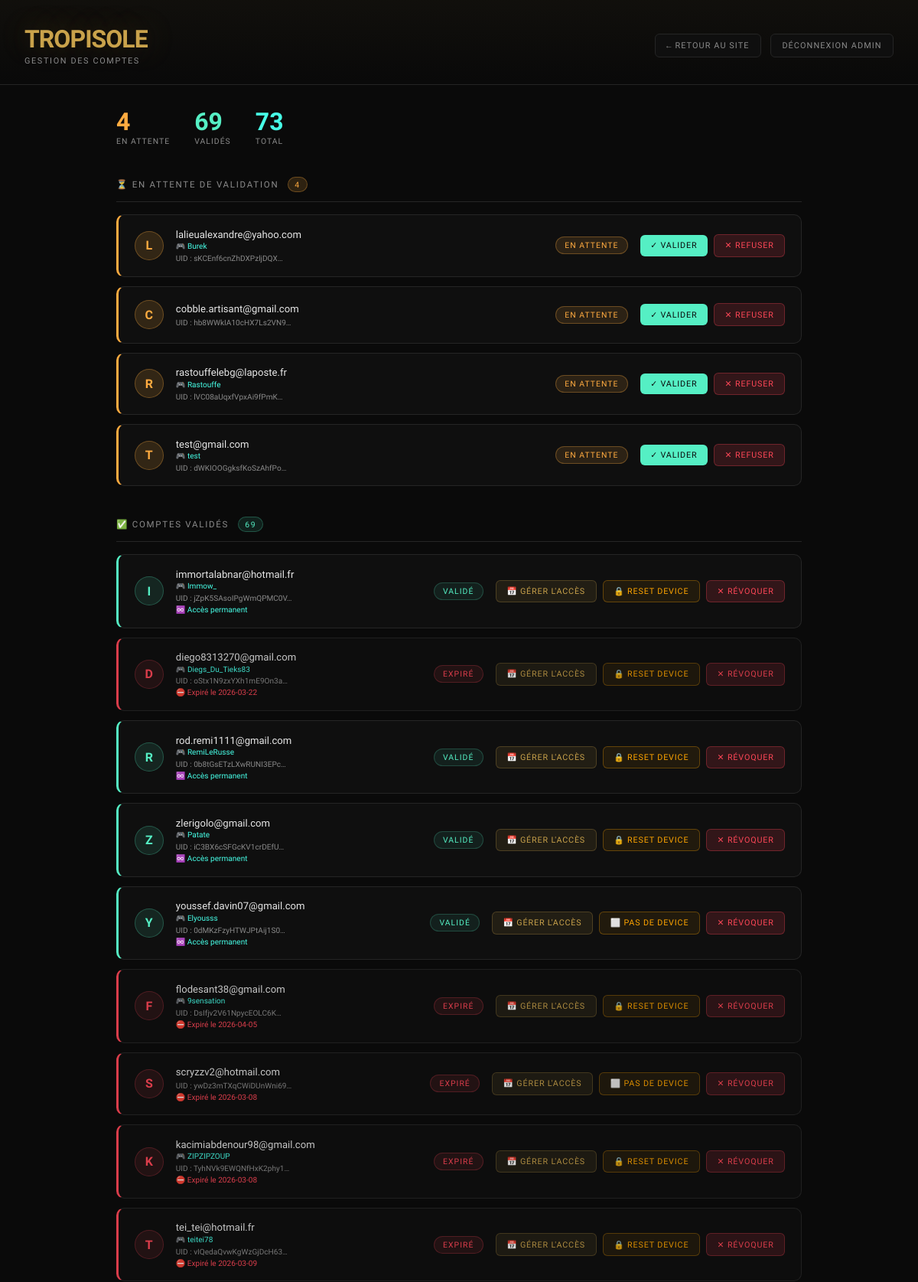
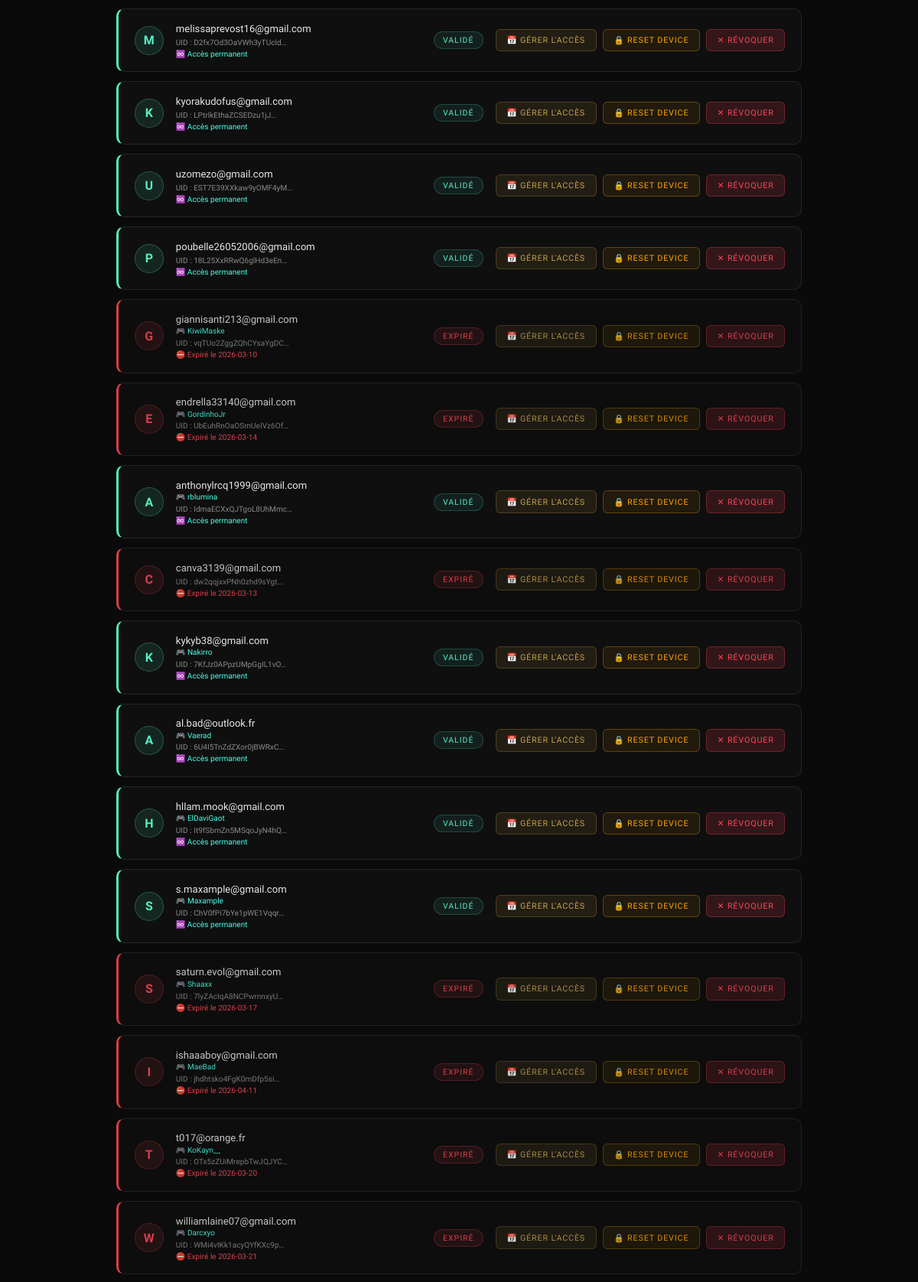
Page /admin (signed in, upper part) on the committed database (2 pictures, top to bottom).
### tables this page shows
CREATE TABLE users (firebase_uid TEXT PRIMARY KEY, device_id TEXT NOT NULL, validated INTEGER NOT NULL DEFAULT 0, email TEXT, created_at TEXT, username TEXT, expires_at TEXT);

### app.py (the view)
@app.route('/admin', methods=['GET', 'POST'])
def admin():
    error = None
    if request.method == 'POST' and 'password' in request.form:
        if request.form['password'] == ADMIN_PASSWORD:
            session['is_admin'] = True
        else:
            error = "Mot de passe incorrect."
    if not session.get('is_admin'):
        return render_template('admin_login.html', error=error)
    conn = sqlite3.connect(DB_PATH)
    conn.row_factory = sqlite3.Row
    pending    = [dict(r) for r in conn.execute("SELECT * FROM users WHERE validated = 0 ORDER BY created_at DESC").fetchall()]
    validated  = [dict(r) for r in conn.execute("SELECT * FROM users WHERE validated = 1 ORDER BY created_at DESC").fetchall()]
    patchnotes = [dict(r) for r in conn.execute("SELECT * FROM patch_notes ORDER BY created_at DESC").fetchall()]  # ← ajouter
    bug_reports = [dict(r) for r in conn.execute("SELECT * FROM bug_reports ORDER BY created_at DESC").fetchall()]
    conn.close()
    for u in pending + validated:
        if not u.get('email'):
            try:
                fb_user = auth.get_user(u['firebase_uid'])
                u['email'] = fb_user.email
                conn = sqlite3.connect(DB_PATH)
                conn.execute("UPDATE users SET email = ? WHERE firebase_uid = ?", (fb_user.email, u['firebase_uid']))
                conn.commit()
                conn.close()
            except Exception:
                u['email'] = None
    now = datetime.now(timezone.utc)
    now_date  = now.strftime("%Y-%m-%d")
    warn_date = (now + timedelta(days=2)).strftime("%Y-%m-%d")
    return render_template('admin.html', pending=pending, validated=validated,
                           now_date=now_date, warn_date=warn_date, patchnotes=patchnotes,
                           bug_reports=bug_reports)

### app.py (called while the page is built, shortened)
@app.before_request
def security_check():
    public = ['/login', '/firebase-auth', '/logout', '/admin', '/admin/validate', '/admin/refuse',
          '/admin/reset-device', '/admin/logout', '/admin/set-expiry',
          '/admin/patchnote/add', '/admin/patchnote/delete', '/patchnotes',
          '/bugreport', '/bugreport/submit']
    if request.path.startswith('/static') or request.path.startswith('/set-lang') or request.path in public:
        return

def current_lang():
    return session.get("lang", "en")

@app.context_processor
def inject_i18n():
    lang = current_lang()
    buckets = BUCKET_EN if lang == "en" else BUCKET_FR
    return dict(
        lang=lang,
        languages=LANGUAGES,
        pkmn=lambda numero: pokemon_name(numero, lang),
        tagname=lambda fr_tag: tr_tag(fr_tag, lang),
        t=lambda key: UI_STRINGS.get(key, {}).get(lang, key),
        bucket_fr=buckets,
        bucket_js={k: v for k, v in buckets.items() if k is not None},
        time_fr=(TIME_EN if lang == "en" else TIME_FR),
        weather_fr=(WEATHER_EN if lang == "en" else WEATHER_FR),
    )

### templates/admin.html (shortened to what this page needs)
<!DOCTYPE html>
<html lang="fr">
<head>
  <link rel="stylesheet" href="{{ url_for('static', filename='css/admin.css') }}">
</head>
<body>
<header>
  <div>
    <div class="logo-title">TROPISOLE</div>
    <div class="logo-sub">Gestion des comptes</div>
  </div>
  <div class="header-actions">
    <a href="/" class="btn-sm">← Retour au site</a>
    <a href="/admin/logout" class="btn-sm">Déconnexion admin</a>
  </div>
</header>
<main>
  <div class="stats-bar">
    <div class="stat">
      <div class="num pending-color">{{ pending|length }}</div>
      <div class="lbl">En attente</div>
    </div>
    <div class="stat">
      <div class="num valid-color">{{ validated|length }}</div>
      <div class="lbl">Validés</div>
    </div>
    <div class="stat">
      <div class="num total-color">{{ pending|length + validated|length }}</div>
      <div class="lbl">Total</div>
    </div>
  </div>
  <div>
    <div class="section-title">
      ⏳ En attente de validation
      <span class="badge">{{ pending|length }}</span>
    </div>
    {% if pending %}
    <div class="user-list" style="margin-top:1rem;">
      {% for u in pending %}
      <div class="user-card pending">
        <div class="user-avatar pending">{{ (u.email or '?')[0].upper() }}</div>
        <div class="user-info">
          <div class="user-email">{{ u.email or '(email inconnu)' }}</div>
          {% if u.username %}
          <div class="user-meta" style="color:var(--accent2);margin-top:.15rem;">🎮 {{ u.username }}</div>
          {% endif %}
          <div class="user-meta">
            UID : {{ u.firebase_uid[:20] }}…
          </div>
        </div>
        <span class="user-status pending">En attente</span>
        <div class="user-actions">
          <form method="POST" action="/admin/validate" style="display:inline;">
            <button type="submit" class="btn-validate">✓ Valider</button>
          </form>
          <button class="btn-refuse" onclick="confirmRefuse('{{ u.firebase_uid }}', '{{ u.email or u.firebase_uid }}')">✕ Refuser</button>
        </div>
      </div>
      {% endfor %}
    </div>
    {% else %}
    <div class="empty">
      <span class="icon">✅</span>
      Aucun compte en attente de validation.
    </div>
    {% endif %}
  </div>
  <div>
    <div class="section-title">
      ✅ Comptes validés
      <span class="badge valid">{{ validated|length }}</span>
    </div>
    {% if validated %}
    <div class="user-list" style="margin-top:1rem;">
      {% for u in validated %}
      {% set is_expired = u.expires_at and u.expires_at[:10] < now_date %}
      <div class="user-card {{ 'expired-card' if is_expired else 'validated' }}">
        <div class="user-avatar {{ 'expired' if is_expired else 'validated' }}">{{ (u.email or '?')[0].upper() }}</div>
        <div class="user-info">
          <div class="user-email">{{ u.email or '(email inconnu)' }}</div>
          {% if u.username %}
          <div class="user-meta" style="color:var(--accent2);margin-top:.15rem;">🎮 {{ u.username }}</div>
          {% endif %}
          <div class="user-meta">
            UID : {{ u.firebase_uid[:20] }}…
          </div>
          {% if u.expires_at %}
            {% if is_expired %}
            <div class="expiry expired">⛔ Expiré le {{ u.expires_at[:10] }}</div>
            {% elif u.expires_at[:10] <= warn_date %}
            <div class="expiry warning">⚠️ Expire le {{ u.expires_at[:10] }}</div>
            {% else %}
            <div class="expiry ok">✅ Expire le {{ u.expires_at[:10] }}</div>
            {% endif %}
          {% else %}
          <div class="expiry permanent">♾️ Accès permanent</div>
          {% endif %}
        </div>
        <span class="user-status {{ 'expired' if is_expired else 'validated' }}">{{ 'Expiré' if is_expired else 'Validé' }}</span>
        <div class="user-actions">
          <button class="btn-date"
            onclick="openDateModal('{{ u.firebase_uid }}', '{{ u.username or u.email or u.firebase_uid }}', '{{ u.expires_at[:10] if u.expires_at else '' }}')">
            📅 Gérer l'accès
          </button>
          <form method="POST" action="/admin/reset-device" style="display:inline">
            <button type="submit" class="btn-device"
              onclick="return confirm('Réinitialiser le device ID de {{ u.email or u.firebase_uid }} ?')"
              title="{{ '🔒 Device enregistré' if u.device_id else '⬜ Pas de device' }}"
            >{{ '🔒 Reset device' if u.device_id else '⬜ Pas de device' }}</button>
          </form>
          <button class="btn-refuse" onclick="confirmRefuse('{{ u.firebase_uid }}', '{{ u.email or u.firebase_uid }}')">✕ Révoquer</button>
        </div>
      </div>
      {% endfor %}
    </div>
    {% else %}
    <div class="empty">
      <span class="icon">👤</span>
      Aucun compte validé pour l'instant.
    </div>
    {% endif %}
  </div>
</main>
</body>
</html>

### rows in the picture
users: email "L", email "lalieualexandre@yahoo.com", username "Burek", firebase_uid "sKCEnf6cnZhDXPzljDQX"
users: email "C", email "cobble.artisant@gmail.com", firebase_uid "hb8WWkIA10cHX7Ls2VN9"
users: email "R", email "rastouffelebg@laposte.fr", username "Rastouffe", firebase_uid "lVC08aUqxfVpxAi9fPmK"
users: email "T", email "test@gmail.com", username "test", firebase_uid "dWKIOOGgksfKoSzAhfPo"
users: email "I", email "immortalabnar@hotmail.fr", username "Immow_", firebase_uid "jZpK5SAsoIPgWmQPMC0V", expires_at "♾️ Accès permanent", value "VALIDÉ", device_id "🔒 RESET DEVICE"
users: email "D", email "diego8313270@gmail.com", username "Diegs_Du_Tieks83", firebase_uid "oStx1N9zxYXh1mE9On3a", expires_at "2026-03-22", value "EXPIRÉ", device_id "🔒 RESET DEVICE"
users: email "R", email "rod.remi1111@gmail.com", username "RemiLeRusse", firebase_uid "0b8tGsETzLXwRUNI3EPc", shows "♾️ Accès permanent", value "VALIDÉ", device_id "🔒 RESET DEVICE"
users: email "Z", email "zlerigolo@gmail.com", username "Patate", firebase_uid "iC3BX6cSFGcKV1crDEfU", expires_at "♾️ Accès permanent", value "VALIDÉ", device_id "🔒 RESET DEVICE"
users: email "Y", email "youssef.davin07@gmail.com", username "Elyousss", firebase_uid "0dMKzFzyHTWJPtAij1S0", expires_at "♾️ Accès permanent", value "VALIDÉ", device "⬜ PAS DE DEVICE"
users: email "F", email "flodesant38@gmail.com", username "9sensation", firebase_uid "DsIfjv2V61NpycEOLC6K", expires_at "2026-04-05", value "EXPIRÉ", device_id "🔒 RESET DEVICE"
users: email "S", email "scryzzv2@hotmail.com", firebase_uid "ywDz3mTXqCWiDUnWni69", expires_at "2026-03-08", value "EXPIRÉ", device "⬜ PAS DE DEVICE"
users: email "K", email "kacimiabdenour98@gmail.com", username "ZIPZIPZOUP", firebase_uid "TyhNVk9EWQNfHxK2phy1", expires_at "2026-03-08", value "EXPIRÉ", device_id "🔒 RESET DEVICE"
users: email "T", email "tei_tei@hotmail.fr", username "teitei78", firebase_uid "vIQedaQvwKgWzGjDcH63", expires_at "2026-03-09", value "EXPIRÉ", device_id "🔒 RESET DEVICE"
users: email "M", email "melissaprevost16@gmail.com", firebase_uid "D2fx7Od3OaVWh3yTUcld", shows "♾️ Accès permanent", value "VALIDÉ", device_id "🔒 RESET DEVICE"
users: email "K", email "kyorakudofus@gmail.com", firebase_uid "LPtrlkEthaZCSEDzu1jJ", shows "♾️ Accès permanent", value "VALIDÉ", device_id "🔒 RESET DEVICE"
users: email "U", email "uzomezo@gmail.com", firebase_uid "EST7E39XXkaw9yOMF4yM", shows "♾️ Accès permanent", value "VALIDÉ", device_id "🔒 RESET DEVICE"
users: email "P", email "poubelle26052006@gmail.com", firebase_uid "18L25XxRRwQ6glHd3eEn", shows "♾️ Accès permanent", value "VALIDÉ", device_id "🔒 RESET DEVICE"
users: email "G", email "giannisanti213@gmail.com", username "KiwiMaske", firebase_uid "vqTUo2ZggZQhCYsaYgDC", expires_at "2026-03-10", value "EXPIRÉ", device_id "🔒 RESET DEVICE"
users: email "E", email "endrella33140@gmail.com", username "GordinhoJr", firebase_uid "UbEuhRnOaOSmUeIVz6Of", expires_at "2026-03-14", value "EXPIRÉ", device_id "🔒 RESET DEVICE"
users: email "A", email "anthonylrcq1999@gmail.com", username "rblumina", firebase_uid "IdmaECXxQJTgoL8UhMmc", shows "♾️ Accès permanent", value "VALIDÉ", device_id "🔒 RESET DEVICE"
users: email "C", email "canva3139@gmail.com", firebase_uid "dw2qqjxxPNh0zhd9sYgt", expires_at "2026-03-13", value "EXPIRÉ", device_id "🔒 RESET DEVICE"
users: email "K", email "kykyb38@gmail.com", username "Nakirro", firebase_uid "7KfJz0APpzUMpGgIL1vO", shows "♾️ Accès permanent", value "VALIDÉ", device_id "🔒 RESET DEVICE"
users: email "A", email "al.bad@outlook.fr", username "Vaerad", firebase_uid "6U4I5TnZdZXor0jBWRxC", shows "♾️ Accès permanent", value "VALIDÉ", device_id "🔒 RESET DEVICE"
users: email "H", email "hllam.mook@gmail.com", username "ElDaviGaot", firebase_uid "It9fSbmZn5MSqoJyN4hQ", shows "♾️ Accès permanent", value "VALIDÉ", device_id "🔒 RESET DEVICE"
users: email "S", email "s.maxample@gmail.com", username "Maxample", firebase_uid "ChV0fPi7bYe1pWE1Vqqr", shows "♾️ Accès permanent", value "VALIDÉ", device_id "🔒 RESET DEVICE"
users: email "S", email "saturn.evol@gmail.com", username "Shaaxx", firebase_uid "7lyZAcIqA8NCPwrnnxyU", expires_at "2026-03-17", value "EXPIRÉ", device_id "🔒 RESET DEVICE"
users: email "I", email "ishaaaboy@gmail.com", username "MaeBad", firebase_uid "jhdhtsko4FgK0mDfp5si", expires_at "2026-04-11", value "EXPIRÉ", device_id "🔒 RESET DEVICE"
users: email "T", email "t017@orange.fr", username "KoKayn__", firebase_uid "OTx5zZUiMrepbTwJQJYC", expires_at "2026-03-20", value "EXPIRÉ", device_id "🔒 RESET DEVICE"
users: email "W", email "williamlaine07@gmail.com", username "Darcxyo", firebase_uid "WMi4vIKk1acyQYfKXc9p", expires_at "2026-03-21", value "EXPIRÉ", device_id "🔒 RESET DEVICE"

### other values in the picture
{{ pending|length }} "4"
{{ validated|length }} "69"
{{ pending|length + validated|length }} "73"
